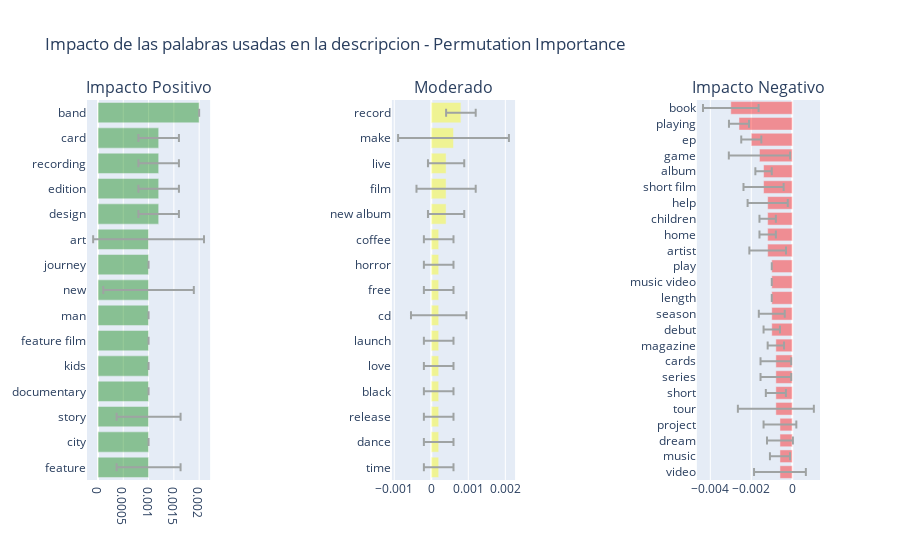

The code cell stored with this chart in its notebook:
### Markdown cell above
## Presencia de qué palabras clave tienen el mayor impacto en las predicciones.
Utilizando la importancia de la permutación, también podemos evaluar qué palabras clave tienen el mayor impacto en la predicción del modelo. Entrenemos otro modelo que también usa palabras clave utilizadas en el nombre del proyecto y observemos la importancia de la permutación.

### Code cell
def clean_name(x):
    words = x.lower().split()
    cln = [wrd for wrd in words if not wrd[0].isdigit()]
    return " ".join(cln)
projects["cleaned_name"] = projects["name"].apply(lambda x : clean_name(x))

## agregando caracteristicas : top 100
vec = TfidfVectorizer(max_features=100, ngram_range=(1, 2), lowercase=True, stop_words="english", min_df=6)
X = vec.fit_transform(projects['cleaned_name'].values)

## append to original dataframe
vectors_df = pd.DataFrame(X.toarray(), columns=["_"+xx for xx in vec.get_feature_names()])
projects1_df = pd.concat([projects[features], vectors_df], axis=1)

## train the model
X_train, X_test, y_train, y_test = train_test_split(projects1_df, label, test_size = 0.25, random_state = 2)
X_train2, y_train2 = X_train[:15000], y_train[:15000]
X_test2, y_test2 = X_test[:1000], y_test[:1000]
model2 = RandomForestClassifier(random_state=1).fit(X_train2, y_train2)
y_pred = model2.predict(X_test2)



from plotly import tools

perm = PermutationImportance(model2, random_state=1).fit(X_test2, y_test2)
pi_df = eli5.explain_weights_df(perm, feature_names = X_test2.columns.tolist(), feature_filter=lambda x: x[0] == '_')
pi_df["feature"] = pi_df["feature"].apply(lambda x : x[1:])
highs = pi_df[pi_df.weight >= 0.001]
med = pi_df[(pi_df.weight > -0.0005) & (pi_df.weight < 0.001)]
lows = pi_df[pi_df.weight <= -0.0005]

trace1 = go.Bar(
        orientation = "h",
        y = highs.feature[::-1],
        x = highs.weight[::-1],
        marker = dict(opacity = 0.4, color = "green" ), error_x = dict(type='data', color="#9fa3a3", array=list(highs["std"][::-1]), visible=True))
trace2 = go.Bar(
        orientation = "h",
        y = med.feature[:15][::-1],
        x = med.weight[:15][::-1],
        marker = dict(opacity = 0.4, color = "yellow"), error_x = dict(type='data', color="#9fa3a3", array=list(med["std"][:15][::-1]), visible=True))
trace3 = go.Bar(
        orientation = "h",
        y = lows.feature,
        x = lows.weight,
        marker = dict(opacity = 0.4, color = "red"), error_x = dict(type='data', color="#9fa3a3", array=list(lows["std"][::-1]), visible=True))

ttls = ["Impacto Positivo","", "Moderado" ,"", "Impacto Negativo"]
fig = tools.make_subplots(rows=1, cols=5, print_grid=False, subplot_titles = ttls)
fig.append_trace(trace1, 1, 1)
fig.append_trace(trace2, 1, 3)
fig.append_trace(trace3, 1, 5)

fig['layout'].update(showlegend=False, title='Impacto de las palabras usadas en la descripcion - Permutation Importance')
iplot(fig, filename='simple-subplot-with-annotations')

### Figure 1 — Plotly figure (JSON) as saved in the notebook; plotly's stock layout.template omitted (floating-point values rounded to 4 significant figures)
{"data": [{"error_x": {"array": [0.0006325, 0, 0.0006325, 0, 0, 0, 0, 0.0008944, 0, 0.001095, 0.0004, 0.0004, 0.0004, 0.0004, 0], "color": "#9fa3a3", "type": "data", "visible": true}, "marker": {"color": "green", "opacity": 0.4}, "orientation": "h", "type": "bar", "x": [0.001, 0.001, 0.001, 0.001, 0.001, 0.001, 0.001, 0.001, 0.001, 0.001, 0.0012, 0.0012, 0.0012, 0.0012, 0.002], "xaxis": "x", "y": ["feature", "city", "story", "documentary", "kids", "feature film", "man", "new", "journey", "art", "design", "edition", "recording", "card", "band"], "yaxis": "y"}, {"error_x": {"array": [0.0004, 0.0004, 0.0004, 0.0004, 0.0004, 0.0004, 0.0007483, 0.0004, 0.0004, 0.0004, 0.0004899, 0.0008, 0.0004899, 0.001497, 0.0004], "color": "#9fa3a3", "type": "data", "visible": true}, "marker": {"color": "yellow", "opacity": 0.4}, "orientation": "h", "type": "bar", "x": [0.0002, 0.0002, 0.0002, 0.0002, 0.0002, 0.0002, 0.0002, 0.0002, 0.0002, 0.0002, 0.0004, 0.0004, 0.0004, 0.0006, 0.0008], "xaxis": "x3", "y": ["time", "dance", "release", "black", "love", "launch", "cd", "free", "horror", "coffee", "new album", "film", "live", "make", "record"], "yaxis": "y3"}, {"error_x": {"array": [0.001265, 0.0004899, 0.0006325, 0.0008, 0.001855, 0.0004899, 0.0007483, 0.0007483, 0.0004, 0.0004, 0.0006325, 0, 0, 0, 0.0008944, 0.0004, 0.0004, 0.0009798, 0.0009798, 0.0004, 0.001497, 0.0004899, 0.0004899, 0.001356], "color": "#9fa3a3", "type": "data", "visible": true}, "marker": {"color": "red", "opacity": 0.4}, "orientation": "h", "type": "bar", "x": [-0.0006, -0.0006, -0.0006, -0.0006, -0.0008, -0.0008, -0.0008, -0.0008, -0.0008, -0.001, -0.001, -0.001, -0.001, -0.001, -0.0012, -0.0012, -0.0012, -0.0012, -0.0014, -0.0014, -0.0016, -0.002, -0.0026, -0.003], "xaxis": "x5", "y": ["video", "music", "dream", "project", "tour", "short", "series", "cards", "magazine", "debut", "season", "length", "music video", "play", "artist", "home", "children", "help", "short film", "album", "game", "ep", "playing", "book"], "yaxis": "y5"}], "layout": {"annotations": [{"font": {"size": 16}, "showarrow": false, "text": "Impacto Positivo", "x": 0.084, "xanchor": "center", "xref": "paper", "y": 1, "yanchor": "bottom", "yref": "paper"}, {"font": {"size": 16}, "showarrow": false, "text": "Moderado", "x": 0.5, "xanchor": "center", "xref": "paper", "y": 1, "yanchor": "bottom", "yref": "paper"}, {"font": {"size": 16}, "showarrow": false, "text": "Impacto Negativo", "x": 0.916, "xanchor": "center", "xref": "paper", "y": 1, "yanchor": "bottom", "yref": "paper"}], "showlegend": false, "title": {"text": "Impacto de las palabras usadas en la descripcion - Permutation Importance"}, "xaxis": {"anchor": "y", "domain": [0, 0.168]}, "xaxis2": {"anchor": "y2", "domain": [0.208, 0.376]}, "xaxis3": {"anchor": "y3", "domain": [0.416, 0.584]}, "xaxis4": {"anchor": "y4", "domain": [0.624, 0.792]}, "xaxis5": {"anchor": "y5", "domain": [0.832, 1]}, "yaxis": {"anchor": "x", "domain": [0, 1]}, "yaxis2": {"anchor": "x2", "domain": [0, 1]}, "yaxis3": {"anchor": "x3", "domain": [0, 1]}, "yaxis4": {"anchor": "x4", "domain": [0, 1]}, "yaxis5": {"anchor": "x5", "domain": [0, 1]}}}
